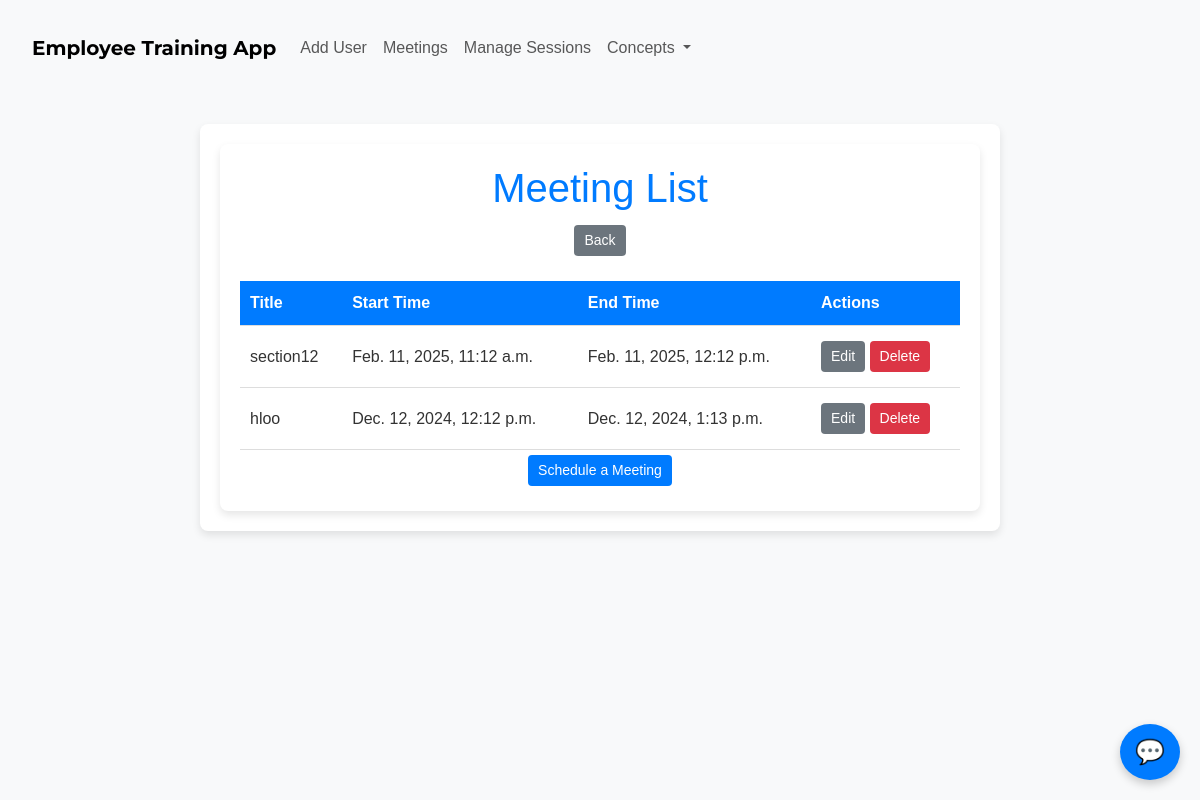
Page /trainerapp/meetings/ on the committed database.
### trainerapp/models.py (models this page shows, shortened)
class Meeting(models.Model):
    title = models.CharField(max_length=255)
    description = models.TextField()
    start_time = models.DateTimeField()
    end_time = models.DateTimeField()
    trainer = models.ForeignKey(User, on_delete=models.CASCADE, related_name='trainer_meetings')
    participants = models.ManyToManyField(User, related_name='trainer_participant_meetings')

### trainerapp/views.py (the view)
# urls.py: path('meetings/', views.meeting_list, name='meeting_list'),
def meeting_list(request):
    meeting_list = Meeting.objects.all()
    paginator = Paginator(meeting_list, 10)  # Show 10 meetings per page
    page_number = request.GET.get('page')
    meetings = paginator.get_page(page_number)
    return render(request, 'trainerapp/meeting_list.html', {'meetings': meetings})

### template/trainerapp/meeting_list.html (shortened to what this page needs)
{% extends 'Navbar/Trainernavbar.html' %}
{% load static %}
{% block body %}
<head>
</head>
<body>
    <div class="container">
        <h1>Meeting List</h1>
        <a href="{% url 'trainerapp:TrainerHomePage' %}" class="btn btn-secondary">Back</a>
        {% if meetings %}
            <table>
                <thead>
                    <tr>
                        <th>Title</th>
                        <th>Start Time</th>
                        <th>End Time</th>
                        <th>Actions</th>
                    </tr>
                </thead>
                <tbody>
                    {% for meeting in meetings %}
                        <tr>
                            <td>{{ meeting.title }}</td>
                            <td>{{ meeting.start_time }}</td>
                            <td>{{ meeting.end_time }}</td>
                            <td>
                                <a href="{% url 'trainerapp:meeting_edit' meeting.id %}" class="btn btn-secondary">Edit</a>
                                <a href="{% url 'trainerapp:meeting_delete' meeting.id %}" class="btn btn-danger">Delete</a>
                            </td>
                        </tr>
                    {% endfor %}
                </tbody>
            </table>
        {% else %}
            <p class="no-data">No meetings available.</p>
        {% endif %}
        <a href="{% url 'trainerapp:meeting_create' %}" class="btn btn-primary">Schedule a Meeting</a>
    </div>
</body>
{% endblock %}

### template/Navbar/Trainernavbar.html (style rules this page uses)
body { background-color: #f0f8ff; font-family: 'Roboto', Arial, sans-serif; color: #333; text-align: center; }
.container { background-color: rgba(255, 255, 255, 0.95); padding: 30px; border-radius: 10px; box-shadow: 0 4px 10px rgba(0, 0, 0, 0.1); margin-top: 50px; }
.btn-primary { background-color: #007bff; border: none; border-radius: 5px; }

### template/trainerapp/meeting_list.html (style rules this page uses)
body { font-family: Arial, sans-serif; background-color: #f8f9fa; color: #333; margin: 0; padding: 20px; }
.container { max-width: 800px; margin: auto; background-color: #ffffff; padding: 20px; border-radius: 8px; box-shadow: 0 4px 8px rgba(0, 0, 0, 0.1); }
h1 { text-align: center; color: #007bff; }
table { width: 100%; border-collapse: collapse; margin-top: 20px; }
th, td { padding: 10px; text-align: left; border-bottom: 1px solid #ddd; }
th { background-color: #007bff; color: white; }
.btn { display: inline-block; padding: 5px 10px; margin: 5px 0; border: none; border-radius: 4px; text-align: center; text-decoration: none; cursor: pointer; transition: background-color 0.3s; font-size: 14px; }
.btn-primary { background-color: #007bff; color: white; }
.btn-secondary { background-color: #6c757d; color: white; }
.btn-danger { background-color: #dc3545; color: white; }

### rows in the picture
Meeting: title "section12", start_time "Feb. 11, 2025, 11:12 a.m.", end_time "Feb. 11, 2025, 12:12 p.m."
Meeting: title "hloo", start_time "Dec. 12, 2024, 12:12 p.m.", end_time "Dec. 12, 2024, 1:13 p.m."
